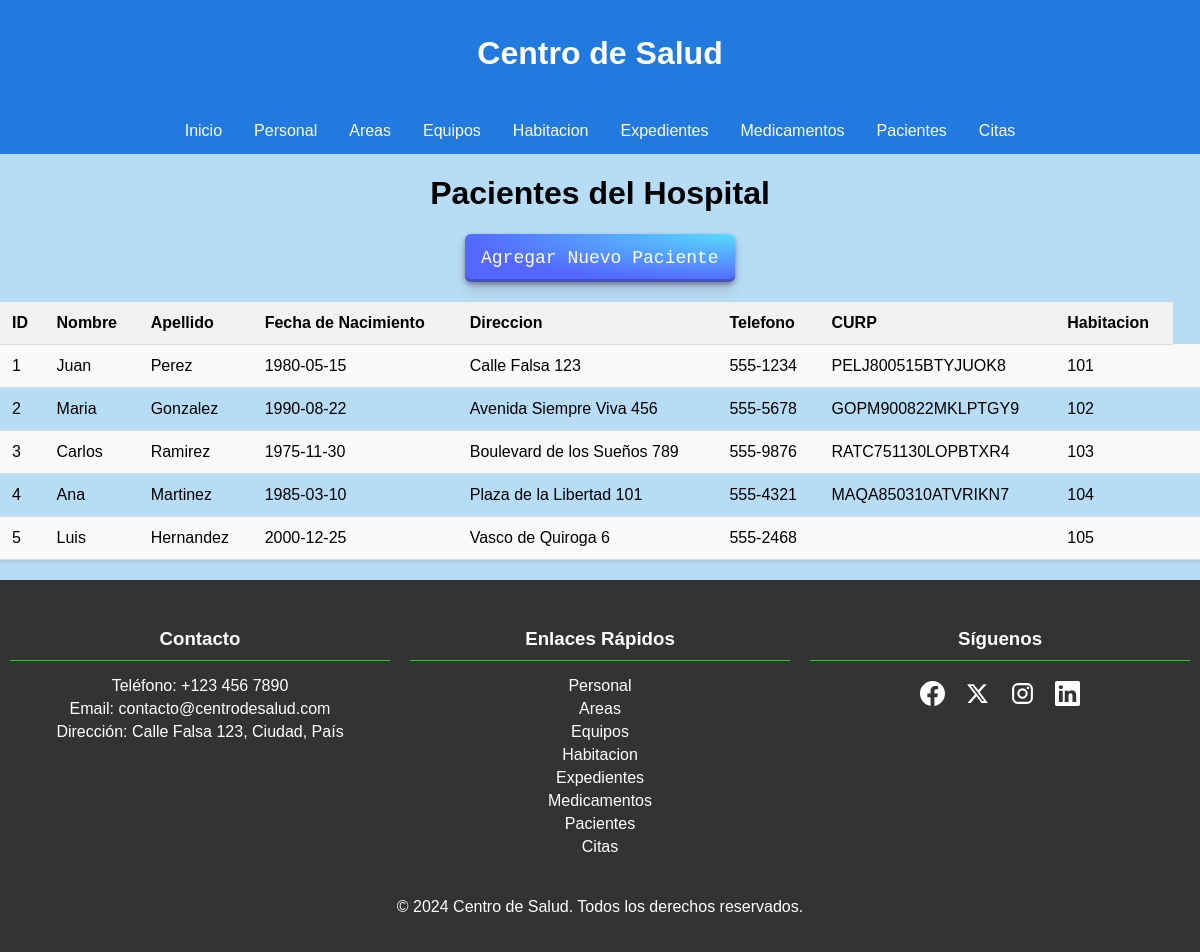
Page /pacientes.php on the committed database.
### tables this page shows
CREATE TABLE Pacientes (
    id_paciente INT AUTO_INCREMENT PRIMARY KEY,
    nombre VARCHAR(100),
    apellido VARCHAR(100),
    fecha_nacimiento DATE,
    direccion VARCHAR(255),
    telefono VARCHAR(20),
    id_cama INT,
    FOREIGN KEY (id_cama) REFERENCES Camas(id_cama)
);

CREATE TABLE Habitaciones (
    id_habitacion INT AUTO_INCREMENT PRIMARY KEY,
    numero INT,
    tipo VARCHAR(50),
    estado VARCHAR(50),
    costo DECIMAL(10, 2),
    id_area INT,
    FOREIGN KEY (id_area) REFERENCES Areas(id_area)
);

### pacientes.php (the view, shortened to what this page needs)
<!DOCTYPE html>
<html lang="en">
<head>
    <link rel="stylesheet" href="css/style.css">
</head>
<body>
    <h1>Pacientes del Hospital</h1>
    <a class="button-29" href="agregar_paciente.php">Agregar Nuevo Paciente</a>
    <?php
    include 'includes/conexion.php';
    $sql = "SELECT
    pacientes.id_paciente,
    pacientes.nombre,
    pacientes.apellido,
    pacientes.fecha_nacimiento,
    pacientes.direccion,
    pacientes.telefono,
    pacientes.CURP,
    habitaciones.numero AS numero_habitacion
    FROM
    camas c
    JOIN
    pacientes ON c.id_cama = pacientes.id_cama
    JOIN
    habitaciones ON c.id_habitacion = habitaciones.id_habitacion
    WHERE
    c.id_cama = pacientes.id_cama;";
    $resultado = $conn->query($sql);
    if ($resultado->num_rows > 0) {
        echo "<table>";
        echo "<tr><th>ID</th><th>Nombre</th><th>Apellido</th><th>Fecha de Nacimiento</th><th>Direccion</th><th>Telefono</th><th>CURP</th><th>Habitacion</th></tr>";
        while($fila = $resultado->fetch_assoc()) {
                echo "<tr>";
                echo "<td>" . htmlspecialchars($fila["id_paciente"]) . "</td>";
                echo "<td>" . htmlspecialchars($fila["nombre"]) . "</td>";
                echo "<td>" . htmlspecialchars($fila["apellido"]) . "</td>";
                echo "<td>" . htmlspecialchars($fila["fecha_nacimiento"]) . "</td>";
                echo "<td>" . htmlspecialchars($fila["direccion"]) . "</td>";
                echo "<td>" . htmlspecialchars($fila["telefono"]) . "</td>";
                echo "<td>" . htmlspecialchars($fila["CURP"]) . "</td>";
                echo "<td>" . htmlspecialchars($fila["numero_habitacion"]) . "</td>";
                echo "<td>";
                echo "</td>";
                echo "</tr>";
        }
        echo "</table>";
    } else {
        echo "No se encontraron resultados";
    }
    ?>
</body>
</html>

### css/style.css (style rules this page uses)
body { display: flex; flex-direction: column; min-height: 100vh; justify-content: center; align-items: center; font-family: Arial, sans-serif; background-color: #b7dcf5; margin: 0; }
header { width: 100%; background-color: #227adf; }
header h1 { color: white; text-align: center; padding: 14px 16px; }
header nav { display: flex; justify-content: center; }
header ul { list-style-type: none; margin: 0; padding: 0; display: flex; }
header ul li { float: left; }
header ul li a { display: block; color: white; text-align: center; padding: 14px 16px; text-decoration: none; }
footer { width: 100%; background-color: #333; color: white; padding: 20px 0; text-align: center; }
footer .container { display: flex; flex-wrap: wrap; justify-content: space-around; max-width: 1366px; margin: 0 auto; }
footer .column { flex: 1; margin: 10px; min-width: 200px; }
footer h3 { border-bottom: 1px solid #4CAF50; padding-bottom: 10px; margin-bottom: 10px; }
footer ul { list-style-type: none; padding: 0; }
footer ul li { margin: 5px 0; }
footer ul li a { color: white; text-decoration: none; }
footer .social-icons { display: flex; justify-content: center; margin: 20px 0; }
footer .social-icons a { color: white; text-decoration: none; margin: 0 10px; font-size: 24px; }
.button-29 { align-items: center; appearance: none; background-image: radial-gradient(100% 100% at 100% 0, #5adaff 0, #5468ff 100%); border: 0; border-radius: 6px; box-shadow: rgba(45, 35, 66, .4) 0 2px 4px, rgba(45, 35, 66, .3) 0 7px 13px -3px, rgba(58, 65, 111, .5) 0 -3px 0 inset; box-sizing: border-box; color: #fff; cursor: pointer; display: inline-flex; font-family: "JetBrains Mono", monospace; height: 48px; justify-content: center; line-height: 1; list-style: none; overflow: hidden; padding-left: 16px; padding-right: 16px; position: relative; text-align: left; text-decoration: none; transition: box-shadow .15s, transform .15s; user-select: none; -webkit-user-select: none; touch-action: manipulation; white-space: nowrap; will-change: box-shadow, transform; font-size: 18px; }
table { width: 100%; border-collapse: collapse; margin: 20px 0; box-shadow: 0 2px 3px rgba(0, 0, 0, 0.1); }
table th, table td { padding: 12px; text-align: left; border-bottom: 1px solid #ddd; }
table th { background-color: #f2f2f2; }
table tr:nth-child(even) { background-color: #f9f9f9; }

### rows in the picture
pacientes: id_paciente "1", nombre "Juan", apellido "Perez", fecha_nacimiento "1980-05-15", direccion "Calle Falsa 123", telefono "555-1234", CURP "PELJ800515BTYJUOK8", habitaciones.numero "101"
pacientes: id_paciente "2", nombre "Maria", apellido "Gonzalez", fecha_nacimiento "1990-08-22", direccion "Avenida Siempre Viva 456", telefono "555-5678", CURP "GOPM900822MKLPTGY9", habitaciones.numero "102"
pacientes: id_paciente "3", nombre "Carlos", apellido "Ramirez", fecha_nacimiento "1975-11-30", direccion "Boulevard de los Sueños 789", telefono "555-9876", CURP "RATC751130LOPBTXR4", habitaciones.numero "103"
pacientes: id_paciente "4", nombre "Ana", apellido "Martinez", fecha_nacimiento "1985-03-10", direccion "Plaza de la Libertad 101", telefono "555-4321", CURP "MAQA850310ATVRIKN7", habitaciones.numero "104"
pacientes: id_paciente "5", nombre "Luis", apellido "Hernandez", fecha_nacimiento "2000-12-25", direccion "Vasco de Quiroga 6", telefono "555-2468", habitaciones.numero "105"
